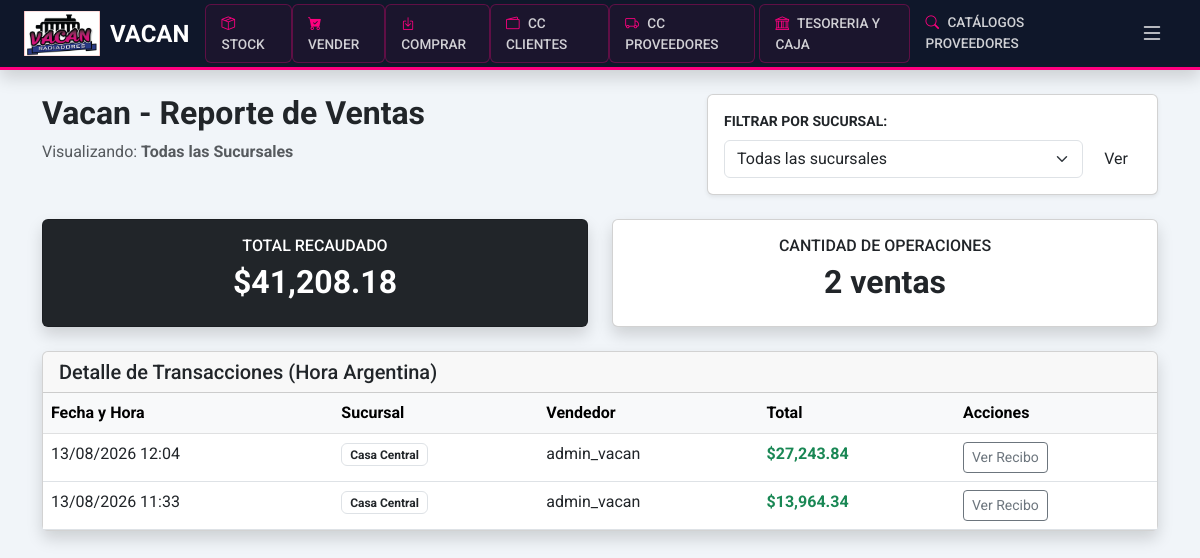
Page /admin/reportes (signed in) on the earlier database version.
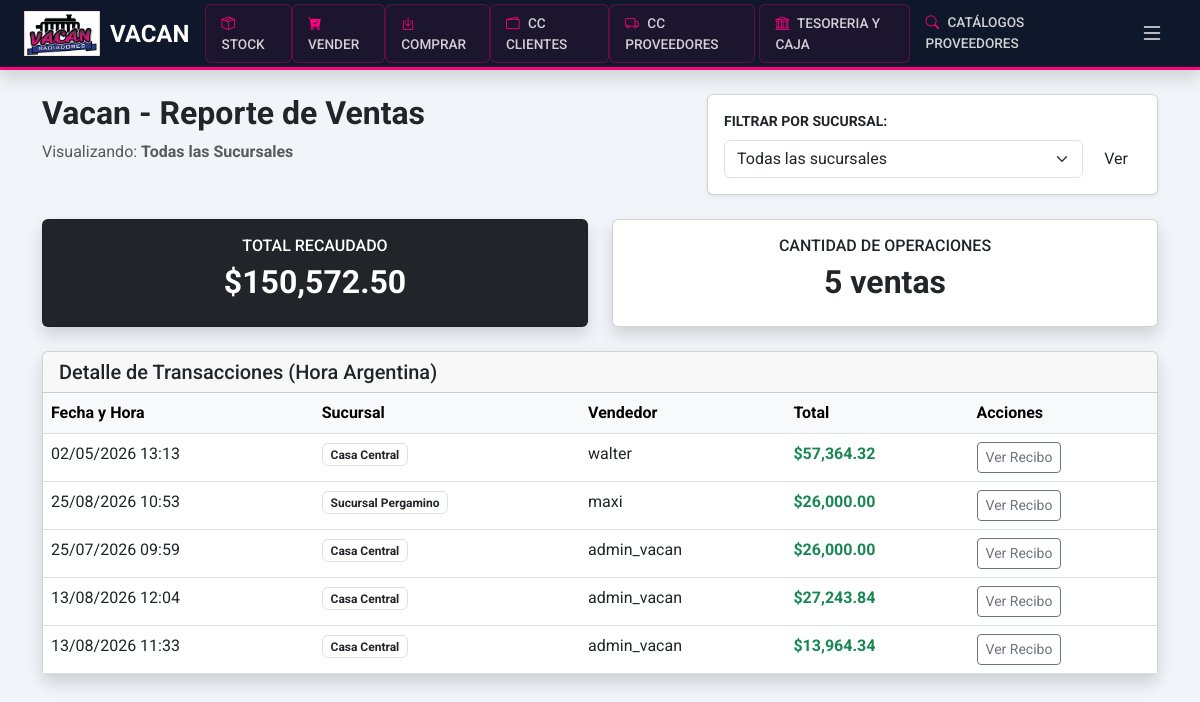
Same page on the later database version.
### app/models.py (models this page shows)
class Venta(db.Model):
    id = db.Column(db.Integer, primary_key=True)
    fecha = db.Column(db.DateTime, default=get_argentina_time)
    total = db.Column(db.Float, nullable=False)
    tipo_comprobante = db.Column(db.String(20), default='REMITO')
    metodo_pago = db.Column(db.String(20))
    estado_arca = db.Column(db.String(20), default='PENDIENTE')
    esta_pagada = db.Column(db.Boolean, default=False)
    total_pagado = db.Column(db.Float, default=0.0)
    cliente_id = db.Column(db.Integer, db.ForeignKey('cliente.id'))
    usuario_id = db.Column(db.Integer, db.ForeignKey('usuario.id'))
    sucursal_id = db.Column(db.Integer, db.ForeignKey('sucursal.id'))
    cliente = db.relationship('Cliente', back_populates='ventas')
    usuario = db.relationship('Usuario', back_populates='ventas')
    sucursal = db.relationship('Sucursal', back_populates='ventas')
    detalles = db.relationship('DetalleVenta', back_populates='venta', cascade="all, delete-orphan")
    pagos = db.relationship('PagoVenta', back_populates='venta', cascade="all, delete-orphan")
    movimientos_cta = db.relationship('MovimientoCtaCte', back_populates='venta')

class Sucursal(db.Model):
    id = db.Column(db.Integer, primary_key=True)
    nombre = db.Column(db.String(100), nullable=False)
    cuit = db.Column(db.String(20))
    direccion = db.Column(db.String(200))
    localidad = db.Column(db.String(100))
    provincia = db.Column(db.String(100))
    celular = db.Column(db.String(20))
    celular_alternativo = db.Column(db.String(20))
    activo = db.Column(db.Boolean, default=True)
    empresa_id = db.Column(db.Integer, db.ForeignKey('empresa.id'))
    empresa = db.relationship('Empresa', back_populates='sucursales')
    usuarios = db.relationship('Usuario', back_populates='sucursal')
    ventas = db.relationship('Venta', back_populates='sucursal')
    stock_items = db.relationship('Repuesto', back_populates='sucursal') # Nombre único para stock
    cajas = db.relationship('Caja', back_populates='sucursal')

class Usuario(UserMixin, db.Model):
    id = db.Column(db.Integer, primary_key=True)
    username = db.Column(db.String(80), unique=True, nullable=False)
    password_hash = db.Column(db.String(200))
    rol = db.Column(db.String(20), default='vendedor')
    activo = db.Column(db.Boolean, default=True)
    sucursal_id = db.Column(db.Integer, db.ForeignKey('sucursal.id'))
    sucursal = db.relationship('Sucursal', back_populates='usuarios')
    ventas = db.relationship('Venta', back_populates='usuario')
    ajustes_precios = db.relationship('HistorialPrecio', back_populates='usuario')
    cierres_realizados = db.relationship('CierreCaja', back_populates='usuario_rel')

### app/routes/admin.py (the view)
@admin_bp.route('/reportes')
@login_required
@roles_required('admin', 'superadmin')
def reportes():
    sucursal_id = request.args.get('sucursal_id', type=int)
    sucursales = Sucursal.query.all()
    query_ventas = Venta.query
    if sucursal_id:
        query_ventas = query_ventas.filter_by(sucursal_id=sucursal_id)
        sucursal_actual = Sucursal.query.get(sucursal_id)
    else:
        sucursal_actual = None
    ventas = query_ventas.order_by(Venta.id.desc()).all()
    total_recaudado = sum(v.total for v in ventas)
    cantidad_ventas = len(ventas)
    return render_template(
        'admin/reportes.html',
        ventas=ventas,
        total=total_recaudado,
        cantidad=cantidad_ventas,
        sucursales=sucursales,
        sucursal_actual=sucursal_actual
    )

### app/__init__.py (called while the page is built)
def create_app():
    app = Flask(__name__)
    app.config.from_object(Config)
    db.init_app(app)
    migrate.init_app(app, db, render_as_batch=True)
    login_manager.init_app(app)
    login_manager.login_view = 'auth.login'
    login_manager.login_message = "Por favor, inicia sesión para acceder al sistema Vacan."
    login_manager.login_message_category = "info"
    from .models import Usuario
    @login_manager.user_loader
    def load_user(user_id):
        return Usuario.query.get(int(user_id))
    from .routes.main import main_bp
    from .routes.inventory import inventory_bp
    from .routes.auth import auth_bp
    from .routes.admin import admin_bp
    app.register_blueprint(main_bp)
    app.register_blueprint(inventory_bp)
    app.register_blueprint(auth_bp)
    app.register_blueprint(admin_bp)
    return app

### app/utils/security.py (called while the page is built)
def roles_required(*roles):
    def decorator(f):
        @wraps(f)
        def decorated_function(*args, **kwargs):
            if not current_user.is_authenticated or current_user.rol not in roles:
                flash("No tienes permiso para acceder a esta sección.", "danger")
                return redirect(url_for('inventory.index'))
            return f(*args, **kwargs)
        return decorated_function
    return decorator

### app/templates/admin/reportes.html (shortened to what this page needs)
{% extends 'base.html' %}
{% block content %}
<div class="row mb-4">
    <div class="col-md-7">
        <h2 class="fw-bold"><span class="text-pink">Vacan</span> - Reporte de Ventas</h2>
        <p class="text-muted">Visualizando: <strong>{{ sucursal_actual.nombre if sucursal_actual else 'Todas las Sucursales' }}</strong></p>
    </div>
    <div class="col-md-5">
        <form action="{{ url_for('admin.reportes') }}" method="GET" class="card p-3 shadow-sm">
            <label class="form-label small fw-bold text-uppercase">Filtrar por Sucursal:</label>
            <div class="d-flex gap-2">
                <select name="sucursal_id" class="form-select">
                    <option value="">Todas las sucursales</option>
                </select>
                <button type="submit" class="btn btn-vacan">Ver</button>
            </div>
        </form>
    </div>
</div>
<div class="row mb-4 text-center">
    <div class="col-md-6">
        <div class="card bg-dark text-white shadow">
            <div class="card-body">
                <h6 class="text-pink text-uppercase">Total Recaudado</h6>
                <h2 class="fw-bold">${{ "{:,.2f}".format(total) }}</h2>
            </div>
        </div>
    </div>
    <div class="col-md-6">
        <div class="card shadow border-pink">
            <div class="card-body">
                <h6 class="text-dark text-uppercase">Cantidad de Operaciones</h6>
                <h2 class="fw-bold">{{ cantidad }} ventas</h2>
            </div>
        </div>
    </div>
</div>
<div class="card shadow">
    <div class="card-header card-header-vacan">
        <h5 class="mb-0">Detalle de Transacciones (Hora Argentina)</h5>
    </div>
    <div class="card-body p-0">
        <table class="table table-hover mb-0">
            <thead class="table-light">
                <tr>
                    <th>Fecha y Hora</th>
                    <th>Sucursal</th>
                    <th>Vendedor</th>
                    <th>Total</th>
                    <th>Acciones</th>
                </tr>
            </thead>
            <tbody>
                {% for v in ventas %}
                <tr>
                    <td>{{ v.fecha.strftime('%d/%m/%Y %H:%M') }}</td>
                    <td><span class="badge bg-outline-dark border text-dark">{{ v.sucursal.nombre }}</span></td>
                    <td>{{ v.usuario.username }}</td>
                    <td class="fw-bold text-success">${{ "{:,.2f}".format(v.total) }}</td>
                    <td>
                        <button class="btn btn-sm btn-outline-secondary">Ver Recibo</button>
                    </td>
                </tr>
                {% else %}
                <tr>
                    <td colspan="5" class="text-center py-4">No hay ventas registradas para este filtro.</td>
                </tr>
                {% endfor %}
            </tbody>
        </table>
    </div>
</div>
{% endblock %}

### app/templates/base.html (shortened to what this page needs)
<!DOCTYPE html>
<html lang="es">
<head>
    <link href="https://cdn.jsdelivr.net/npm/bootstrap@5.3.0/dist/css/bootstrap.min.css" rel="stylesheet">
    <link rel="stylesheet" href="https://cdn.jsdelivr.net/npm/bootstrap-icons@1.11.0/font/bootstrap-icons.css">
</head>
<body>
<nav class="navbar navbar-expand-lg navbar-dark fixed-top shadow">
    <div class="container-fluid px-4">
        <a class="navbar-brand d-flex align-items-center" href="{{ url_for('main.home') }}">
            <img src="{{ url_for('static', filename='img/logo.jpg') }}" alt="Vacan Logo" class="logo-img">
            <span>VACAN</span>
        </a>
        {% if current_user.is_authenticated %}
        <div class="d-none d-md-flex ms-auto me-4">
            <a href="{{ url_for('inventory.index') }}" class="quick-link quick-link-money">
                <i class="bi bi-box-seam"></i> STOCK
            </a>
            <a href="{{ url_for('inventory.pos') }}" class="quick-link quick-link-money">
                <i class="bi bi-cart-check-fill"></i> VENDER
            </a>
            {% if current_user.rol in ['admin', 'superadmin'] %}
            <a href="{{ url_for('admin.modulo_compras') }}" class="quick-link quick-link-money">
                <i class="bi bi-box-arrow-in-down"></i> COMPRAR
            </a>
            <a href="{{ url_for('admin.lista_cta_cte') }}" class="quick-link quick-link-money">
                <i class="bi bi-wallet2"></i> CC CLIENTES
            </a>
            <a href="{{ url_for('admin.lista_saldos_proveedores') }}" class="quick-link quick-link-money">
                 <i class="bi bi-truck"></i> CC PROVEEDORES
            </a>
            <a href="{{ url_for('admin.tesoreria_dashboard') }}" class="quick-link quick-link-money ms-1">
                <i class="bi bi-bank"></i> TESORERIA Y CAJA
            </a>
            {% endif %}
            <a href="{{ url_for('inventory.catalogos_proveedores') }}" class="quick-link">
                <i class="bi bi-search"></i> CATÁLOGOS PROVEEDORES
            </a>
        </div>
        <button class="btn btn-outline-light border-0 fs-4" type="button" data-bs-toggle="offcanvas" data-bs-target="#vacanSidebar">
            <i class="bi bi-list"></i>
        </button>
        {% endif %}
    </div>
</nav>
<div class="container mt-4">
    {% block content %}{% endblock %}
</div>
</body>
</html>

### app/templates/base.html (style rules this page uses)
:root { --vacan-blue: #0f172a; --vacan-pink: #ff007f; --vacan-dark-hover: #1e293b; }
body { background-color: #f1f5f9; font-family: 'Roboto', sans-serif; padding-top: 70px; }
.navbar { background-color: var(--vacan-blue) !important; border-bottom: 3px solid var(--vacan-pink); height: 70px; }
.navbar-brand { font-family: 'Orbitron', sans-serif; font-weight: bold; color: white !important; font-size: 1.5rem; }
.logo-img { height: 45px; margin-right: 10px; }
.quick-link { color: rgba(255,255,255,0.8); text-decoration: none; font-weight: 500; padding: 8px 15px; border-radius: 6px; transition: 0.3s; font-size: 0.85rem; }
.quick-link i { margin-right: 5px; color: var(--vacan-pink); }
.quick-link-money { border: 1px solid rgba(255, 0, 127, 0.3); background: rgba(255, 0, 127, 0.05); }

Differences in the rows shown:
added Venta: fecha "02/05/2026 13:13", sucursal.nombre "Casa Central", usuario.username "walter", total "57,364.32"
added Venta: fecha "25/08/2026 10:53", sucursal.nombre "Sucursal Pergamino", usuario.username "maxi", total "26,000.00"
added Venta: fecha "25/07/2026 09:59", sucursal.nombre "Casa Central", usuario.username "admin_vacan", total "26,000.00"
Other differences:
{{ "{:,.2f}".format(total) }}: "41,208.18" → "150,572.50"
{{ cantidad }}: "2" → "5"
